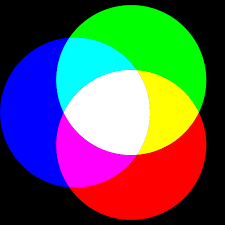
#> input picture 3401/image/RGB_test.png, 225 x 225 px
$ jupyter execute week2.ipynb
#> lines starting #> are read from the running program, lines starting #| are printed output that depends on the picture
[cell 1]
import cv2
import numpy as np

[cell 2]
img = cv2.imread("../image/RGB_test.png")
#> img is the input picture: shape (225, 225, 3); mean B, G, R 88.9, 88.9, 88.9
img_gray = cv2.imread("../image/RGB_test.png" , cv2.IMREAD_GRAYSCALE)
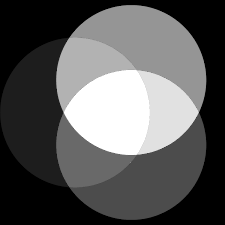
#> img_gray: shape (225, 225); min 0, max 255, mean 88.7
print(type(img))
#| <class 'numpy.ndarray'>

[cell 3]
type(img)

[cell 4]
img.shape
#> Out = (225, 225, 3)

[cell 5]
def showImage(img) :
    cv2.imshow("xxxx",img)
    cv2.waitKey(0)
    cv2.destroyAllWindows()
    for i in range (1,5):
        cv2.waitKey(1)

[cell 6]
showImage(img)
showImage(img_gray)

[cell 7]
print(type(img),img.shape)
#| <class 'numpy.ndarray'> (225, 225, 3)
b,g,r = cv2.split(img)
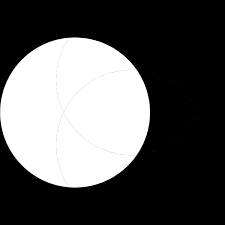
#> b: shape (225, 225); min 0, max 255, mean 88.9
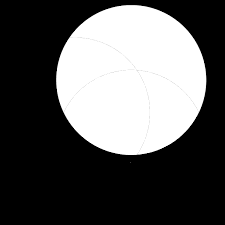
#> g: shape (225, 225); min 0, max 255, mean 88.9
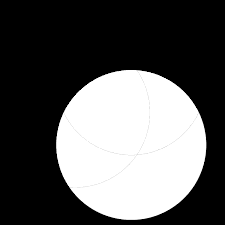
#> r: shape (225, 225); min 0, max 255, mean 88.9
print(type(b) , b.shape)
#| <class 'numpy.ndarray'> (225, 225)
print(type(g) , g.shape)
#| <class 'numpy.ndarray'> (225, 225)
print(type(r) , r.shape)
#| <class 'numpy.ndarray'> (225, 225)

[cell 8]
img2 = cv2.vconcat([b,g,r])
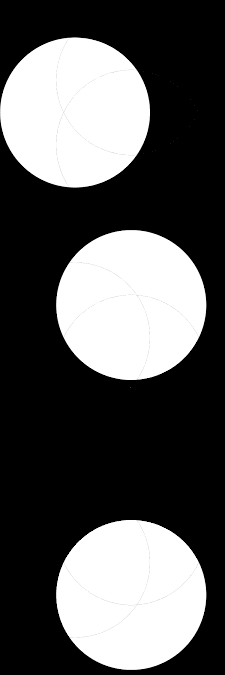
#> img2: shape (675, 225); min 0, max 255, mean 88.9
showImage(img2)

[cell 9]
print(img_gray.shape , type(img_gray.shape))
#| (225, 225) <class 'tuple'>
showImage(img_gray)
row , col , n = img.shape
#> row = 225; col = 225; n = 3

[cell 10]
gray = np.zeros([row,col] , dtype = 'float')
print(gray)
#> (printed output is left out)

[cell 11]
gray = gray.astype(np.float16)
for i in range(row) :
    for j in range(col) :
        gray[i,j] = 0.1140*img[i,j,0] + 0.5870*img[i,j,1] + 0.2989*img[i,j,2]

[cell 12]
gray = gray.astype(np.uint8)

[cell 13]
showImage(gray)
